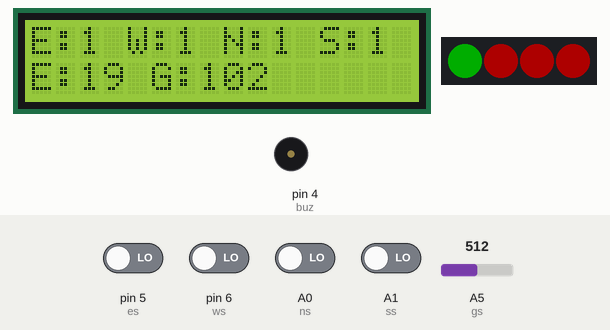
This sketch was run on a simulated Arduino Uno, built with avr-gcc and run on an emulated ATmega328P. On the bench: 16×2 character LCD, 4 RGB LEDs in strip order, left to right, buzzer (waves = sounding, pin HIGH). Inputs (shaded band) come from the test bench; at power-on: A0 (ns), A1 (ss), pin 5 (es), pin 6 (ws) LOW, A5 (gs) = 512. Dim RGB values are drawn brighter than linear.

Above: at 2.7 s.
2.8 s: A5 (gs) set to 716
At 4.0 s:
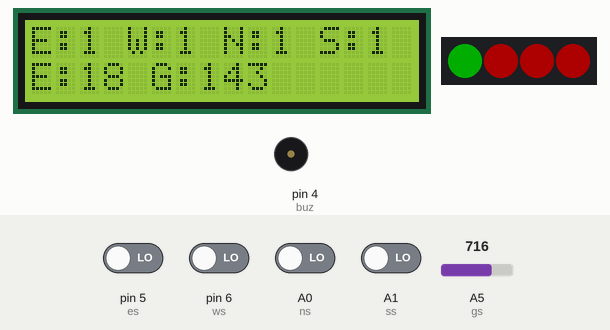
5.0 s: A5 (gs) set to 900
At 6.0 s:
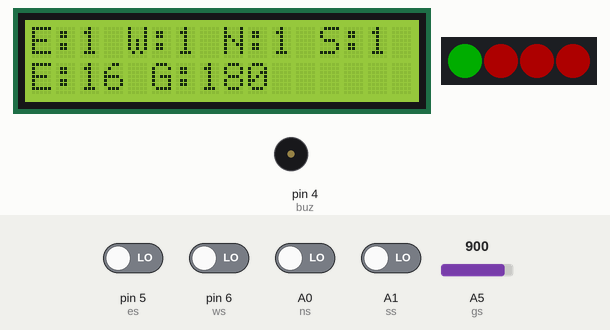
7.1 s: A5 (gs) set to 1023
At 8.0 s:
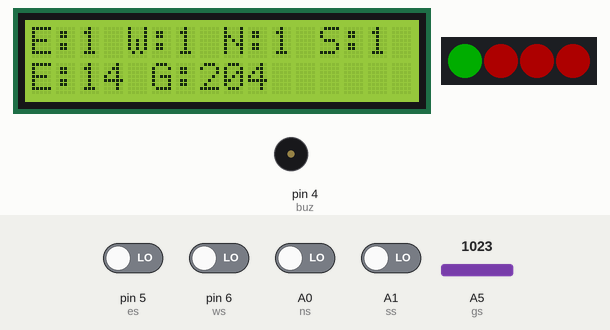
9.1 s: pin 5 (es) driven HIGH
At 22.0 s:
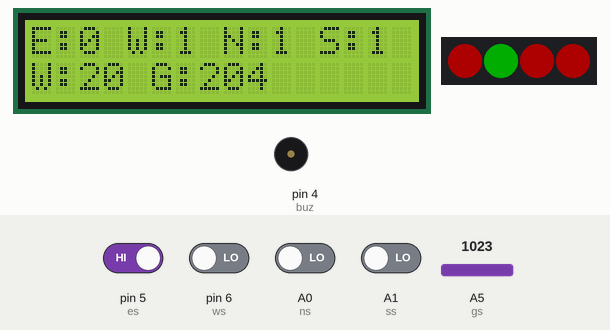
Timing chart, 0 to 43.3 s (numbered marks = the images above; inputs shaded):
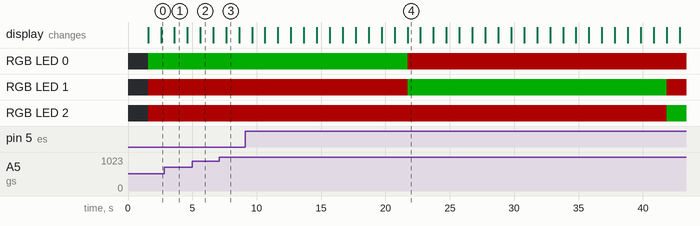

The sketch:

sketch_dec4a.ino
```cpp
#include <LiquidCrystal.h>
const int rs =8, en =9, d4 =10, d5 =11, d6 =12, d7 =13;
LiquidCrystal lcd(rs, en, d4, d5, d6, d7);
#include <Adafruit_NeoPixel.h>
#ifdef AVR
#include <avr/power.h>
#endif
#define LED_PIN  2
#define LED_COUNT 4
Adafruit_NeoPixel strip(LED_COUNT, LED_PIN, NEO_GRB+ NEO_KHZ800);
uint32_t red=strip.Color(255, 0, 0);
uint32_t green=strip.Color(0, 255, 0); int dir=0;
int gs=A5;
int es=5;
int ws=6;
int ns=A0;
int ss=A1;
int rf=3;
int buz=4;
int pt=0;
int et=0,wt=0,nt=0,st=0;
int k=0;
int cnt=0;
int vs=0,gval=0;
void scan()
{
et=1-digitalRead(es);
wt=1-digitalRead(ws);
nt=1-digitalRead(ns);
st=1-digitalRead(ss);
}
void setup()
{
pinMode(es,INPUT);
pinMode(ws,INPUT);
pinMode(ns,INPUT);
pinMode(ss,INPUT);
pinMode(buz,OUTPUT);
pinMode(rf,INPUT_PULLUP);
Serial.begin(9600);
//wifi.begin(115200);
lcd.begin(16, 2);
lcd.print(" WELCOME");
strip.begin(); strip.show();
strip.setBrightness(50);
delay(1500);
lcd.clear();
lcd.setCursor(0,0);
lcd.print("SMART & DYNAMIC");
lcd.setCursor(0,1);
lcd.print("TRAFFIC SYSTEM");
strip.setPixelColor(0, red);
strip.setPixelColor(1, red);
strip.setPixelColor(2, red);
strip.setPixelColor(3, red);
strip.show();
lcd.clear();
lcd.setCursor(0,0);
lcd.print("E: W: N: S:");
lcd.setCursor(0,1);
lcd.print("G: ");
}
void loop(){
  cnt++;
scan();
//Serial.println(k);
if(cnt>150)
{
Serial.print("452399,YQGJDQ59M8HJP43B,0,0,project,12345678,"+String(et)+","+String(wt) + ","+String(nt)+","+String(st) + ","+String(gval)+",\n");
cnt=0;
}
if(k==0)
{
strip.setPixelColor(0, green); strip.setPixelColor(1, red); strip.setPixelColor(2, red); strip.setPixelColor(3, red); strip.show();
dir='E';
if(et==0) pt=10; else pt=20;
}
if(k==1)
{
strip.setPixelColor(0, red); strip.setPixelColor(1, green); strip.setPixelColor(2, red); strip.setPixelColor(3, red); strip.show();
dir='W'; if(wt==0) pt=10; else pt=20;
}
if(k==2)
{
strip.setPixelColor(0, red); strip.setPixelColor(1, red); strip.setPixelColor(2, green); strip.setPixelColor(3, red); strip.show();
dir='N';
if(nt==0)
pt=10;
else pt=20;
}
if(k==3)
{
strip.setPixelColor(0, red);
strip.setPixelColor(1, red);
strip.setPixelColor(2, red);
strip.setPixelColor(3, green);
strip.show();
dir='S';
if(st==0) pt=10; else pt=20;
}
k=k+1; if(k==4) k=0;
for(int ii=pt;ii>0;ii--)
{
gval=analogRead(gs)/5;
lcd.clear(); lcd.setCursor(0,0);
lcd.print("E:" + String(et) + " W:" + String(wt) + " N:" + String(nt) + " S:" + String(st));
lcd.setCursor(0,1);
lcd.print(String(char(dir))+":" + String(ii)+ " G:" + String(gval));
delay(1000);
}
}
```

Measured:
- what the display in image 1 shows lasts 1.0 s, from 3.6 s to 4.6 s
